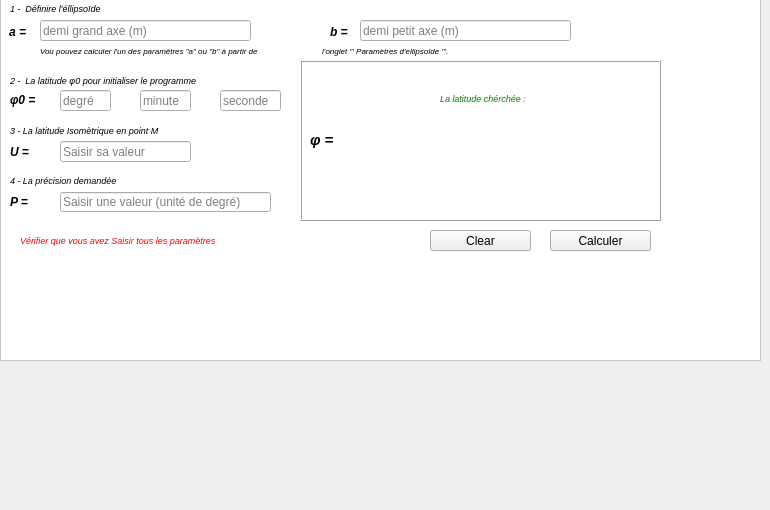
    <widget class="QWidget" name="tab">
     <attribute name="icon">
      <iconset>
       <normaloff>:/icone/Earth_ellipsoid.png</normaloff>:/icone/Earth_ellipsoid.png</iconset>
     </attribute>
     <attribute name="title">
      <string>Calculer φ(U)</string>
     </attribute>
     <widget class="QLabel" name="label_29">
      <property name="geometry">
       <rect>
        <x>60</x>
        <y>460</y>
        <width>55</width>
        <height>41</height>
       </rect>
      </property>
      <property name="text">
       <string/>
      </property>
      <property name="pixmap">
       <pixmap>:/icone/66872.png</pixmap>
      </property>
      <property name="scaledContents">
       <bool>true</bool>
      </property>
     </widget>
     <widget class="QFrame" name="frame_7">
      <property name="geometry">
       <rect>
        <x>0</x>
        <y>-10</y>
        <width>761</width>
        <height>371</height>
       </rect>
      </property>
      <property name="styleSheet">
       <string notr="true">#frame_7{
background-color: rgb(255, 255, 255);}</string>
      </property>
      <property name="frameShape">
       <enum>QFrame::StyledPanel</enum>
      </property>
      <property name="frameShadow">
       <enum>QFrame::Raised</enum>
      </property>
      <widget class="QFrame" name="frame_4">
       <property name="geometry">
        <rect>
         <x>300</x>
         <y>70</y>
         <width>361</width>
         <height>161</height>
        </rect>
       </property>
       <property name="font">
        <font>
         <underline>false</underline>
        </font>
       </property>
       <property name="focusPolicy">
        <enum>Qt::NoFocus</enum>
       </property>
       <property name="contextMenuPolicy">
        <enum>Qt::NoContextMenu</enum>
       </property>
       <property name="frameShape">
        <enum>QFrame::Box</enum>
       </property>
       <property name="frameShadow">
        <enum>QFrame::Raised</enum>
       </property>
       <widget class="QLabel" name="label_267">
        <property name="geometry">
         <rect>
          <x>10</x>
          <y>60</y>
          <width>45</width>
          <height>41</height>
         </rect>
        </property>
        <property name="sizePolicy">
         <sizepolicy hsizetype="Maximum" vsizetype="Maximum">
          <horstretch>16</horstretch>
          <verstretch>16</verstretch>
         </sizepolicy>
        </property>
        <property name="font">
         <font>
          <pointsize>11</pointsize>
          <weight>75</weight>
          <italic>true</italic>
          <bold>true</bold>
          <underline>false</underline>
          <strikeout>false</strikeout>
         </font>
        </property>
        <property name="contextMenuPolicy">
         <enum>Qt::NoContextMenu</enum>
        </property>
        <property name="acceptDrops">
         <bool>false</bool>
        </property>
        <property name="layoutDirection">
         <enum>Qt::LeftToRight</enum>
        </property>
        <property name="frameShadow">
         <enum>QFrame::Plain</enum>
        </property>
        <property name="lineWidth">
         <number>4</number>
        </property>
        <property name="midLineWidth">
         <number>2</number>
        </property>
        <property name="text">
         <string>φ   = </string>
        </property>
        <property name="textFormat">
         <enum>Qt::RichText</enum>
        </property>
        <property name="scaledContents">
         <bool>false</bool>
        </property>
        <property name="alignment">
         <set>Qt::AlignLeading|Qt::AlignLeft|Qt::AlignVCenter</set>
        </property>
        <property name="wordWrap">
         <bool>false</bool>
        </property>
       </widget>
       <widget class="QLabel" name="label_208">
        <property name="geometry">
         <rect>
          <x>140</x>
          <y>30</y>
          <width>131</width>
          <height>16</height>
         </rect>
        </property>
        <property name="font">
         <font>
          <pointsize>7</pointsize>
          <italic>true</italic>
          <underline>false</underline>
         </font>
        </property>
        <property name="styleSheet">
         <string notr="true">#label_208{
color: green;}</string>
        </property>
        <property name="text">
         <string>La latitude chérchée :</string>
        </property>
       </widget>
       <widget class="QLabel" name="label_269">
        <property name="geometry">
         <rect>
          <x>150</x>
          <y>70</y>
          <width>51</width>
          <height>21</height>
         </rect>
        </property>
        <property name="font">
         <font>
          <pointsize>10</pointsize>
         </font>
        </property>
        <property name="text">
         <string/>
        </property>
        <property name="textFormat">
         <enum>Qt::AutoText</enum>
        </property>
       </widget>
       <widget class="QLabel" name="label_268">
        <property name="geometry">
         <rect>
          <x>80</x>
          <y>70</y>
          <width>51</width>
          <height>21</height>
         </rect>
        </property>
        <property name="font">
         <font>
          <pointsize>10</pointsize>
         </font>
        </property>
        <property name="text">
         <string/>
        </property>
        <property name="textFormat">
         <enum>Qt::AutoText</enum>
        </property>
       </widget>
       <widget class="QLabel" name="label_266">
        <property name="geometry">
         <rect>
          <x>220</x>
          <y>70</y>
          <width>131</width>
          <height>21</height>
         </rect>
        </property>
        <property name="font">
         <font>
          <pointsize>10</pointsize>
         </font>
        </property>
        <property name="text">
         <string/>
        </property>
        <property name="textFormat">
         <enum>Qt::AutoText</enum>
        </property>
       </widget>
      </widget>
      <widget class="QLabel" name="label_93">
       <property name="geometry">
        <rect>
         <x>10</x>
         <y>100</y>
         <width>45</width>
         <height>21</height>
        </rect>
       </property>
       <property name="sizePolicy">
        <sizepolicy hsizetype="Maximum" vsizetype="Maximum">
         <horstretch>16</horstretch>
         <verstretch>16</verstretch>
        </sizepolicy>
       </property>
       <property name="font">
        <font>
         <pointsize>9</pointsize>
         <weight>75</weight>
         <italic>true</italic>
         <bold>true</bold>
         <underline>false</underline>
         <strikeout>false</strikeout>
        </font>
       </property>
       <property name="contextMenuPolicy">
        <enum>Qt::NoContextMenu</enum>
       </property>
       <property name="acceptDrops">
        <bool>false</bool>
       </property>
       <property name="layoutDirection">
        <enum>Qt::LeftToRight</enum>
       </property>
       <property name="frameShadow">
        <enum>QFrame::Plain</enum>
       </property>
       <property name="lineWidth">
        <number>4</number>
       </property>
       <property name="midLineWidth">
        <number>2</number>
       </property>
       <property name="text">
        <string>φ0   = </string>
       </property>
       <property name="textFormat">
        <enum>Qt::RichText</enum>
       </property>
       <property name="scaledContents">
        <bool>false</bool>
       </property>
       <property name="alignment">
        <set>Qt::AlignLeading|Qt::AlignLeft|Qt::AlignVCenter</set>
       </property>
       <property name="wordWrap">
        <bool>false</bool>
       </property>
      </widget>
      <widget class="QLineEdit" name="lineEdit_30">
       <property name="enabled">
        <bool>true</bool>
       </property>
       <property name="geometry">
        <rect>
         <x>140</x>
         <y>100</y>
         <width>51</width>
         <height>21</height>
        </rect>
       </property>
       <property name="toolTip">
        <string/>
       </property>
       <property name="accessibleName">
        <string/>
       </property>
       <property name="inputMask">
        <string/>
       </property>
       <property name="text">
        <string/>
       </property>
       <property name="placeholderText">
        <string>minute</string>
       </property>
      </widget>
      <widget class="QLabel" name="label_95">
       <property name="geometry">
        <rect>
         <x>330</x>
         <y>30</y>
         <width>31</width>
         <height>24</height>
        </rect>
       </property>
       <property name="sizePolicy">
        <sizepolicy hsizetype="Maximum" vsizetype="Maximum">
         <horstretch>16</horstretch>
         <verstretch>16</verstretch>
        </sizepolicy>
       </property>
       <property name="font">
        <font>
         <pointsize>9</pointsize>
         <weight>75</weight>
         <italic>true</italic>
         <bold>true</bold>
        </font>
       </property>
       <property name="contextMenuPolicy">
        <enum>Qt::NoContextMenu</enum>
       </property>
       <property name="acceptDrops">
        <bool>false</bool>
       </property>
       <property name="layoutDirection">
        <enum>Qt::LeftToRight</enum>
       </property>
       <property name="frameShadow">
        <enum>QFrame::Plain</enum>
       </property>
       <property name="lineWidth">
        <number>4</number>
       </property>
       <property name="midLineWidth">
        <number>2</number>
       </property>
       <property name="text">
        <string>b = </string>
       </property>
       <property name="textFormat">
        <enum>Qt::RichText</enum>
       </property>
       <property name="scaledContents">
        <bool>false</bool>
       </property>
       <property name="alignment">
        <set>Qt::AlignLeading|Qt::AlignLeft|Qt::AlignVCenter</set>
       </property>
       <property name="wordWrap">
        <bool>false</bool>
       </property>
      </widget>
      <widget class="QLineEdit" name="lineEdit_31">
       <property name="enabled">
        <bool>true</bool>
       </property>
       <property name="geometry">
        <rect>
         <x>220</x>
         <y>100</y>
         <width>61</width>
         <height>21</height>
        </rect>
       </property>
       <property name="toolTip">
        <string/>
       </property>
       <property name="accessibleName">
        <string/>
       </property>
       <property name="inputMask">
        <string/>
       </property>
       <property name="text">
        <string/>
       </property>
       <property name="placeholderText">
        <string>seconde</string>
       </property>
      </widget>
      <widget class="QLabel" name="label_99">
       <property name="geometry">
        <rect>
         <x>10</x>
         <y>130</y>
         <width>251</width>
         <height>21</height>
        </rect>
       </property>
       <property name="font">
        <font>
         <pointsize>7</pointsize>
         <italic>true</italic>
         <underline>false</underline>
        </font>
       </property>
       <property name="text">
        <string>3 - La latitude Isomètrique en point M</string>
       </property>
      </widget>
      <widget class="QLabel" name="label_96">
       <property name="geometry">
        <rect>
         <x>10</x>
         <y>150</y>
         <width>43</width>
         <height>24</height>
        </rect>
       </property>
       <property name="sizePolicy">
        <sizepolicy hsizetype="Maximum" vsizetype="Maximum">
         <horstretch>16</horstretch>
         <verstretch>16</verstretch>
        </sizepolicy>
       </property>
       <property name="font">
        <font>
         <pointsize>9</pointsize>
         <weight>75</weight>
         <italic>true</italic>
         <bold>true</bold>
         <underline>false</underline>
         <strikeout>false</strikeout>
        </font>
       </property>
       <property name="contextMenuPolicy">
        <enum>Qt::NoContextMenu</enum>
       </property>
       <property name="acceptDrops">
        <bool>false</bool>
       </property>
       <property name="layoutDirection">
        <enum>Qt::LeftToRight</enum>
       </property>
       <property name="frameShadow">
        <enum>QFrame::Plain</enum>
       </property>
       <property name="lineWidth">
        <number>4</number>
       </property>
       <property name="midLineWidth">
        <number>2</number>
       </property>
       <property name="text">
        <string>U   = </string>
       </property>
       <property name="textFormat">
        <enum>Qt::RichText</enum>
       </property>
       <property name="scaledContents">
        <bool>false</bool>
       </property>
       <property name="alignment">
        <set>Qt::AlignLeading|Qt::AlignLeft|Qt::AlignVCenter</set>
       </property>
       <property name="wordWrap">
        <bool>false</bool>
       </property>
      </widget>
      <widget class="QLabel" name="label_264">
       <property name="geometry">
        <rect>
         <x>10</x>
         <y>180</y>
         <width>251</width>
         <height>21</height>
        </rect>
       </property>
       <property name="font">
        <font>
         <pointsize>7</pointsize>
         <italic>true</italic>
         <underline>false</underline>
        </font>
       </property>
       <property name="text">
        <string>4 - La précision demandée</string>
       </property>
      </widget>
      <widget class="QLabel" name="label_263">
       <property name="geometry">
        <rect>
         <x>10</x>
         <y>200</y>
         <width>43</width>
         <height>24</height>
        </rect>
       </property>
       <property name="sizePolicy">
        <sizepolicy hsizetype="Maximum" vsizetype="Maximum">
         <horstretch>16</horstretch>
         <verstretch>16</verstretch>
        </sizepolicy>
       </property>
       <property name="font">
        <font>
         <pointsize>9</pointsize>
         <weight>75</weight>
         <italic>true</italic>
         <bold>true</bold>
         <underline>false</underline>
         <strikeout>false</strikeout>
        </font>
       </property>
       <property name="contextMenuPolicy">
        <enum>Qt::NoContextMenu</enum>
       </property>
       <property name="acceptDrops">
        <bool>false</bool>
       </property>
       <property name="layoutDirection">
        <enum>Qt::LeftToRight</enum>
       </property>
       <property name="frameShadow">
        <enum>QFrame::Plain</enum>
       </property>
       <property name="lineWidth">
        <number>4</number>
       </property>
       <property name="midLineWidth">
        <number>2</number>
       </property>
       <property name="text">
        <string>P   = </string>
       </property>
       <property name="textFormat">
        <enum>Qt::RichText</enum>
       </property>
       <property name="scaledContents">
        <bool>false</bool>
       </property>
       <property name="alignment">
        <set>Qt::AlignLeading|Qt::AlignLeft|Qt::AlignVCenter</set>
       </property>
       <property name="wordWrap">
        <bool>false</bool>
       </property>
      </widget>
      <widget class="QLineEdit" name="lineEdit_28">
       <property name="geometry">
        <rect>
         <x>360</x>
         <y>30</y>
         <width>211</width>
         <height>21</height>
        </rect>
       </property>
       <property name="text">
        <string/>
       </property>
       <property name="placeholderText">
        <string>demi petit axe (m)</string>
       </property>
      </widget>
      <widget class="QPushButton" name="pushButton_31">
       <property name="geometry">
        <rect>
         <x>550</x>
         <y>240</y>
         <width>101</width>
         <height>21</height>
        </rect>
       </property>
       <property name="text">
        <string>Calculer</string>
       </property>
      </widget>
      <widget class="QLabel" name="label_97">
       <property name="geometry">
        <rect>
         <x>10</x>
         <y>10</y>
         <width>191</width>
         <height>16</height>
        </rect>
       </property>
       <property name="font">
        <font>
         <pointsize>7</pointsize>
         <italic>true</italic>
         <underline>false</underline>
        </font>
       </property>
       <property name="text">
        <string>1 -  Définire l'éllipsoïde </string>
       </property>
      </widget>
      <widget class="QLabel" name="label_207">
       <property name="geometry">
        <rect>
         <x>320</x>
         <y>50</y>
         <width>171</width>
         <height>21</height>
        </rect>
       </property>
       <property name="font">
        <font>
         <pointsize>6</pointsize>
         <italic>true</italic>
         <underline>false</underline>
        </font>
       </property>
       <property name="text">
        <string> l'onglet ''' Paramètres d'ellipsoïde '''.</string>
       </property>
      </widget>
      <widget class="QLineEdit" name="lineEdit_27">
       <property name="enabled">
        <bool>true</bool>
       </property>
       <property name="geometry">
        <rect>
         <x>40</x>
         <y>30</y>
         <width>211</width>
         <height>21</height>
        </rect>
       </property>
       <property name="toolTip">
        <string/>
       </property>
       <property name="accessibleName">
        <string/>
       </property>
       <property name="inputMask">
        <string/>
       </property>
       <property name="text">
        <string/>
       </property>
       <property name="placeholderText">
        <string>demi grand axe (m)</string>
       </property>
      </widget>
      <widget class="QLineEdit" name="lineEdit_88">
       <property name="geometry">
        <rect>
         <x>60</x>
         <y>202</y>
         <width>211</width>
         <height>20</height>
        </rect>
       </property>
       <property name="text">
        <string/>
       </property>
       <property name="placeholderText">
        <string>Saisir une valeur (unité de degré)</string>
       </property>
      </widget>
      <widget class="QPushButton" name="pushButton_32">
       <property name="geometry">
        <rect>
         <x>430</x>
         <y>240</y>
         <width>101</width>
         <height>21</height>
        </rect>
       </property>
       <property name="text">
        <string>Clear</string>
       </property>
      </widget>
      <widget class="QLineEdit" name="lineEdit_68">
       <property name="geometry">
        <rect>
         <x>60</x>
         <y>151</y>
         <width>131</width>
         <height>21</height>
        </rect>
       </property>
       <property name="text">
        <string/>
       </property>
       <property name="placeholderText">
        <string>Saisir sa valeur</string>
       </property>
      </widget>
      <widget class="QLabel" name="label_98">
       <property name="geometry">
        <rect>
         <x>10</x>
         <y>80</y>
         <width>321</width>
         <height>21</height>
        </rect>
       </property>
       <property name="font">
        <font>
         <pointsize>7</pointsize>
         <italic>true</italic>
         <underline>false</underline>
        </font>
       </property>
       <property name="text">
        <string>2 -  La latitude φ0 pour initialiser le programme </string>
       </property>
      </widget>
      <widget class="QLabel" name="label_209">
       <property name="geometry">
        <rect>
         <x>20</x>
         <y>240</y>
         <width>281</width>
         <height>21</height>
        </rect>
       </property>
       <property name="font">
        <font>
         <pointsize>7</pointsize>
         <italic>true</italic>
         <underline>false</underline>
        </font>
       </property>
       <property name="styleSheet">
        <string notr="true">#label_209{
color: red;}</string>
       </property>
       <property name="text">
        <string>Vérifier que vous avez Saisir tous les paramètres</string>
       </property>
      </widget>
      <widget class="QLabel" name="label_206">
       <property name="geometry">
        <rect>
         <x>40</x>
         <y>50</y>
         <width>281</width>
         <height>21</height>
        </rect>
       </property>
       <property name="font">
        <font>
         <pointsize>6</pointsize>
         <italic>true</italic>
         <underline>false</underline>
        </font>
       </property>
       <property name="text">
        <string>Vou pouvez calculer l'un des paramètres &quot;a&quot; ou &quot;b&quot; à partir de</string>
       </property>
      </widget>
      <widget class="QLineEdit" name="lineEdit_29">
       <property name="enabled">
        <bool>true</bool>
       </property>
       <property name="geometry">
        <rect>
         <x>60</x>
         <y>100</y>
         <width>51</width>
         <height>21</height>
        </rect>
       </property>
       <property name="sizePolicy">
        <sizepolicy hsizetype="Expanding" vsizetype="MinimumExpanding">
         <horstretch>0</horstretch>
         <verstretch>0</verstretch>
        </sizepolicy>
       </property>
       <property name="toolTip">
        <string/>
       </property>
       <property name="accessibleName">
        <string/>
       </property>
       <property name="inputMask">
        <string/>
       </property>
       <property name="text">
        <string/>
       </property>
       <property name="placeholderText">
        <string>degré</string>
       </property>
      </widget>
      <widget class="QLabel" name="label_94">
       <property name="geometry">
        <rect>
         <x>9</x>
         <y>30</y>
         <width>31</width>
         <height>24</height>
        </rect>
       </property>
       <property name="sizePolicy">
        <sizepolicy hsizetype="Maximum" vsizetype="Maximum">
         <horstretch>16</horstretch>
         <verstretch>16</verstretch>
        </sizepolicy>
       </property>
       <property name="font">
        <font>
         <pointsize>9</pointsize>
         <weight>75</weight>
         <italic>true</italic>
         <bold>true</bold>
         <underline>false</underline>
         <strikeout>false</strikeout>
        </font>
       </property>
       <property name="contextMenuPolicy">
        <enum>Qt::NoContextMenu</enum>
       </property>
       <property name="acceptDrops">
        <bool>false</bool>
       </property>
       <property name="layoutDirection">
        <enum>Qt::LeftToRight</enum>
       </property>
       <property name="frameShadow">
        <enum>QFrame::Plain</enum>
       </property>
       <property name="lineWidth">
        <number>4</number>
       </property>
       <property name="midLineWidth">
        <number>2</number>
       </property>
       <property name="text">
        <string>a   = </string>
       </property>
       <property name="textFormat">
        <enum>Qt::RichText</enum>
       </property>
       <property name="scaledContents">
        <bool>false</bool>
       </property>
       <property name="alignment">
        <set>Qt::AlignLeading|Qt::AlignLeft|Qt::AlignVCenter</set>
       </property>
       <property name="wordWrap">
        <bool>false</bool>
       </property>
      </widget>
     </widget>
    </widget>
